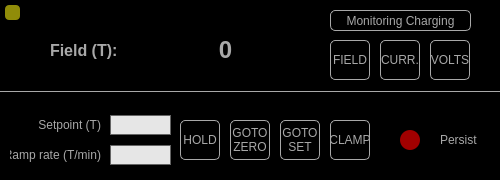
<?xml version="1.0" encoding="UTF-8"?>
<ui version="4.0">
 <class>MainWindow</class>
 <widget class="QMainWindow" name="MainWindow">
  <property name="geometry">
   <rect>
    <x>0</x>
    <y>0</y>
    <width>500</width>
    <height>180</height>
   </rect>
  </property>
  <property name="sizePolicy">
   <sizepolicy hsizetype="Fixed" vsizetype="Fixed">
    <horstretch>0</horstretch>
    <verstretch>0</verstretch>
   </sizepolicy>
  </property>
  <property name="minimumSize">
   <size>
    <width>500</width>
    <height>180</height>
   </size>
  </property>
  <property name="maximumSize">
   <size>
    <width>500</width>
    <height>190</height>
   </size>
  </property>
  <property name="windowTitle">
   <string>Magnetic Field Control Window</string>
  </property>
  <property name="windowIcon">
   <iconset resource="../Resources/nSOTScannerResources.qrc">
    <normaloff>:/nSOTScanner/Pictures/jj_schema.svg</normaloff>:/nSOTScanner/Pictures/jj_schema.svg</iconset>
  </property>
  <property name="styleSheet">
   <string notr="true"/>
  </property>
  <widget class="QWidget" name="centralwidget">
   <property name="sizePolicy">
    <sizepolicy hsizetype="Fixed" vsizetype="Fixed">
     <horstretch>0</horstretch>
     <verstretch>0</verstretch>
    </sizepolicy>
   </property>
   <property name="styleSheet">
    <string notr="true">#centralwidget{
background-color: rgb(0, 0, 0);
}


QLabel{
color:rgb(168,168,168)
}

QLineEdit{
border: 1px solid rgb(100,100,100);
background-color:rgb(230,230,230);
}

QTextEdit{
border: 1px solid black;
background-color: black;
color:rgb(168,168,168);
}

QRadioButton{
color:rgb(168,168,168)
}</string>
   </property>
   <widget class="QPushButton" name="push_Servers">
    <property name="geometry">
     <rect>
      <x>5</x>
      <y>5</y>
      <width>15</width>
      <height>15</height>
     </rect>
    </property>
    <property name="styleSheet">
     <string notr="true">#push_Servers{
background: rgb(144, 140, 9);
 border-radius: 4px;
}</string>
    </property>
    <property name="text">
     <string/>
    </property>
   </widget>
   <widget class="QLabel" name="label_display">
    <property name="geometry">
     <rect>
      <x>50</x>
      <y>40</y>
      <width>151</width>
      <height>20</height>
     </rect>
    </property>
    <property name="font">
     <font>
      <pointsize>12</pointsize>
      <weight>75</weight>
      <bold>true</bold>
     </font>
    </property>
    <property name="text">
     <string>Field (T):</string>
    </property>
   </widget>
   <widget class="Line" name="line">
    <property name="geometry">
     <rect>
      <x>0</x>
      <y>90</y>
      <width>500</width>
      <height>3</height>
     </rect>
    </property>
    <property name="styleSheet">
     <string notr="true">#line{
color:rgb(168,168,168)
}</string>
    </property>
    <property name="frameShadow">
     <enum>QFrame::Plain</enum>
    </property>
    <property name="orientation">
     <enum>Qt::Horizontal</enum>
    </property>
   </widget>
   <widget class="QLineEdit" name="lineEdit_setpoint">
    <property name="geometry">
     <rect>
      <x>110</x>
      <y>115</y>
      <width>61</width>
      <height>20</height>
     </rect>
    </property>
   </widget>
   <widget class="QLineEdit" name="lineEdit_ramprate">
    <property name="geometry">
     <rect>
      <x>110</x>
      <y>145</y>
      <width>61</width>
      <height>20</height>
     </rect>
    </property>
   </widget>
   <widget class="QLabel" name="label_2">
    <property name="geometry">
     <rect>
      <x>30</x>
      <y>115</y>
      <width>71</width>
      <height>20</height>
     </rect>
    </property>
    <property name="text">
     <string>Setpoint (T)</string>
    </property>
    <property name="alignment">
     <set>Qt::AlignRight|Qt::AlignTrailing|Qt::AlignVCenter</set>
    </property>
   </widget>
   <widget class="QLabel" name="label_3">
    <property name="geometry">
     <rect>
      <x>10</x>
      <y>145</y>
      <width>91</width>
      <height>20</height>
     </rect>
    </property>
    <property name="text">
     <string>Ramp rate (T/min)</string>
    </property>
    <property name="alignment">
     <set>Qt::AlignRight|Qt::AlignTrailing|Qt::AlignVCenter</set>
    </property>
   </widget>
   <widget class="QPushButton" name="push_persistSwitch">
    <property name="geometry">
     <rect>
      <x>400</x>
      <y>130</y>
      <width>20</width>
      <height>20</height>
     </rect>
    </property>
    <property name="toolTip">
     <string>&lt;html&gt;&lt;head/&gt;&lt;body&gt;&lt;p&gt;Switch only works if the charging and persistant fields are the same. &lt;/p&gt;&lt;/body&gt;&lt;/html&gt;</string>
    </property>
    <property name="styleSheet">
     <string notr="true">#push_persistSwitch{
background: rgb(161, 0, 0);
 border-radius: 10px;
}</string>
    </property>
    <property name="text">
     <string/>
    </property>
   </widget>
   <widget class="QLabel" name="label_switchStatus">
    <property name="geometry">
     <rect>
      <x>440</x>
      <y>130</y>
      <width>46</width>
      <height>20</height>
     </rect>
    </property>
    <property name="text">
     <string>Persist</string>
    </property>
   </widget>
   <widget class="QPushButton" name="push_GotoSet">
    <property name="geometry">
     <rect>
      <x>280</x>
      <y>120</y>
      <width>40</width>
      <height>40</height>
     </rect>
    </property>
    <property name="styleSheet">
     <string notr="true">QPushButton#push_GotoSet{
color: rgb(168,168,168);
background-color:rgb(0,0,0);
border: 1px solid rgb(168,168,168);
border-radius: 5px
}

QPushButton:pressed#push_GotoSet{
color: rgb(168,168,168);
background-color:rgb(95,107,166);
border: 1px solid rgb(168,168,168);
border-radius: 5px
}</string>
    </property>
    <property name="text">
     <string>GOTO
SET</string>
    </property>
   </widget>
   <widget class="QPushButton" name="push_GotoZero">
    <property name="geometry">
     <rect>
      <x>230</x>
      <y>120</y>
      <width>40</width>
      <height>40</height>
     </rect>
    </property>
    <property name="styleSheet">
     <string notr="true">QPushButton#push_GotoZero{
color: rgb(168,168,168);
background-color:rgb(0,0,0);
border: 1px solid rgb(168,168,168);
border-radius: 5px
}

QPushButton:pressed#push_GotoZero{
color: rgb(168,168,168);
background-color:rgb(95,107,166);
border: 1px solid rgb(168,168,168);
border-radius: 5px
}</string>
    </property>
    <property name="text">
     <string>GOTO
ZERO</string>
    </property>
   </widget>
   <widget class="QPushButton" name="push_viewField">
    <property name="geometry">
     <rect>
      <x>330</x>
      <y>40</y>
      <width>40</width>
      <height>40</height>
     </rect>
    </property>
    <property name="styleSheet">
     <string notr="true">QPushButton#push_viewField{
color: rgb(168,168,168);
background-color:rgb(0,0,0);
border: 1px solid rgb(168,168,168);
border-radius: 5px
}

QPushButton:pressed#push_viewField{
color: rgb(168,168,168);
background-color:rgb(95,107,166);
border: 1px solid rgb(168,168,168);
border-radius: 5px
}</string>
    </property>
    <property name="text">
     <string>FIELD</string>
    </property>
   </widget>
   <widget class="QPushButton" name="push_viewCurr">
    <property name="geometry">
     <rect>
      <x>380</x>
      <y>40</y>
      <width>40</width>
      <height>40</height>
     </rect>
    </property>
    <property name="styleSheet">
     <string notr="true">QPushButton#push_viewCurr{
color: rgb(168,168,168);
background-color:rgb(0,0,0);
border: 1px solid rgb(168,168,168);
border-radius: 5px
}

QPushButton:pressed#push_viewCurr{
color: rgb(168,168,168);
background-color:rgb(95,107,166);
border: 1px solid rgb(168,168,168);
border-radius: 5px
}</string>
    </property>
    <property name="text">
     <string>CURR.</string>
    </property>
   </widget>
   <widget class="QPushButton" name="push_viewVolts">
    <property name="geometry">
     <rect>
      <x>430</x>
      <y>40</y>
      <width>40</width>
      <height>40</height>
     </rect>
    </property>
    <property name="styleSheet">
     <string notr="true">QPushButton#push_viewVolts{
color: rgb(168,168,168);
background-color:rgb(0,0,0);
border: 1px solid rgb(168,168,168);
border-radius: 5px
}

QPushButton:pressed#push_viewVolts{
color: rgb(168,168,168);
background-color:rgb(95,107,166);
border: 1px solid rgb(168,168,168);
border-radius: 5px
}</string>
    </property>
    <property name="text">
     <string>VOLTS</string>
    </property>
   </widget>
   <widget class="QPushButton" name="push_hold">
    <property name="geometry">
     <rect>
      <x>180</x>
      <y>120</y>
      <width>40</width>
      <height>40</height>
     </rect>
    </property>
    <property name="styleSheet">
     <string notr="true">QPushButton#push_hold{
color: rgb(168,168,168);
background-color:rgb(0,0,0);
border: 1px solid rgb(168,168,168);
border-radius: 5px
}

QPushButton:pressed#push_hold{
color: rgb(168,168,168);
background-color:rgb(95,107,166);
border: 1px solid rgb(168,168,168);
border-radius: 5px
}</string>
    </property>
    <property name="text">
     <string>HOLD</string>
    </property>
   </widget>
   <widget class="QPushButton" name="push_clamp">
    <property name="geometry">
     <rect>
      <x>330</x>
      <y>120</y>
      <width>40</width>
      <height>40</height>
     </rect>
    </property>
    <property name="styleSheet">
     <string notr="true">QPushButton#push_clamp{
color: rgb(168,168,168);
background-color:rgb(0,0,0);
border: 1px solid rgb(168,168,168);
border-radius: 5px
}

QPushButton:pressed#push_clamp{
color: rgb(168,168,168);
background-color:rgb(95,107,166);
border: 1px solid rgb(168,168,168);
border-radius: 5px
}</string>
    </property>
    <property name="text">
     <string>CLAMP</string>
    </property>
   </widget>
   <widget class="QPushButton" name="push_toggleView">
    <property name="geometry">
     <rect>
      <x>330</x>
      <y>10</y>
      <width>141</width>
      <height>21</height>
     </rect>
    </property>
    <property name="styleSheet">
     <string notr="true">QPushButton#push_toggleView{
color: rgb(168,168,168);
background-color:rgb(0,0,0);
border: 1px solid rgb(168,168,168);
border-radius: 5px
}

QPushButton:pressed#push_toggleView{
color: rgb(168,168,168);
background-color:rgb(95,107,166);
border: 1px solid rgb(168,168,168);
border-radius: 5px
}</string>
    </property>
    <property name="text">
     <string>Monitoring Charging</string>
    </property>
   </widget>
   <widget class="QLabel" name="label_fieldval">
    <property name="geometry">
     <rect>
      <x>150</x>
      <y>30</y>
      <width>151</width>
      <height>40</height>
     </rect>
    </property>
    <property name="font">
     <font>
      <pointsize>18</pointsize>
      <weight>75</weight>
      <bold>true</bold>
     </font>
    </property>
    <property name="layoutDirection">
     <enum>Qt::LeftToRight</enum>
    </property>
    <property name="text">
     <string>0</string>
    </property>
    <property name="alignment">
     <set>Qt::AlignCenter</set>
    </property>
   </widget>
  </widget>
 </widget>
 <resources>
  <include location="../Resources/nSOTScannerResources.qrc"/>
 </resources>
 <connections/>
</ui>
